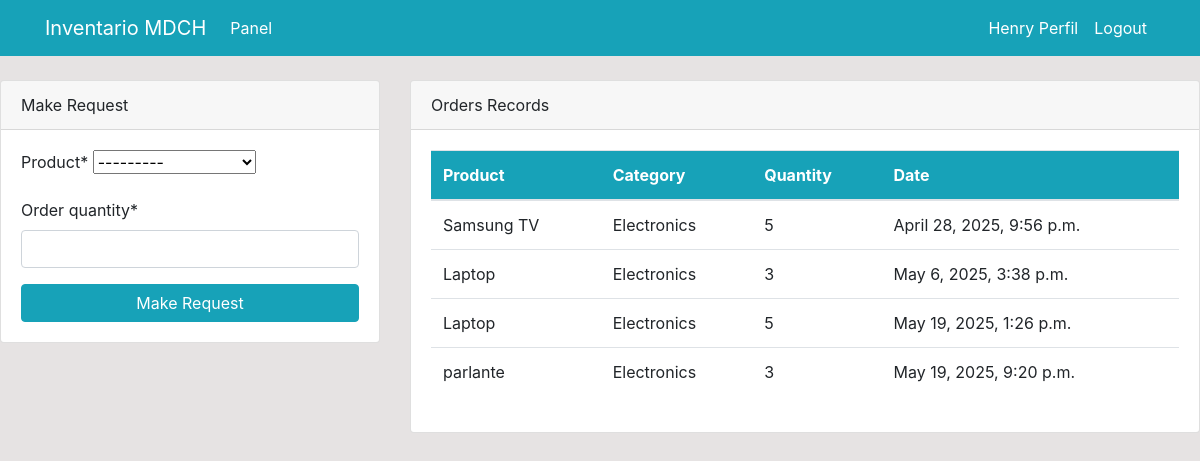
The app's page / (signed in), older data.
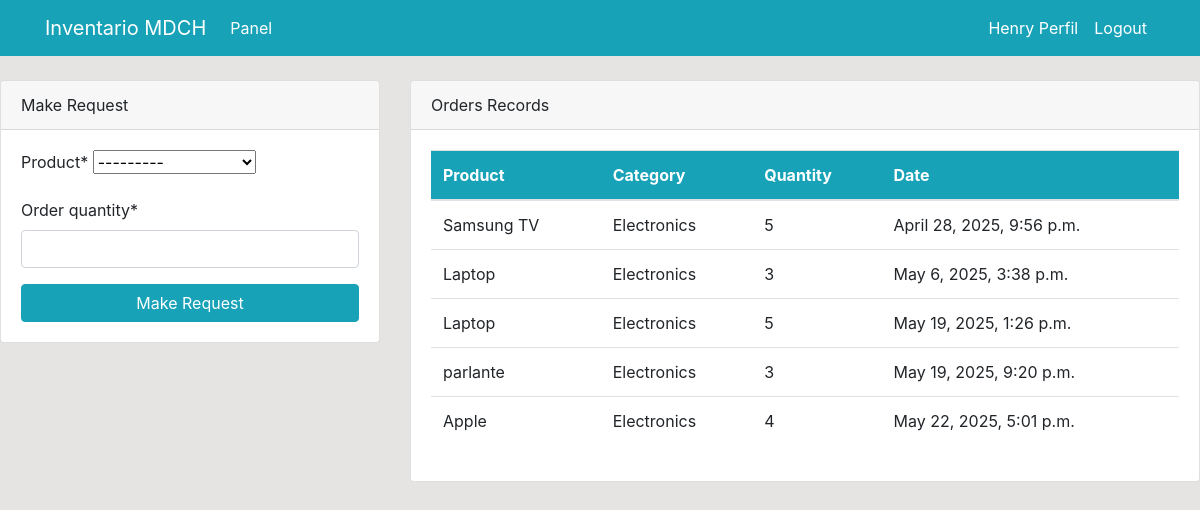
The same page, newer data.
### dashboard/models.py (models this page shows, shortened)
class Order(models.Model):
    product=models.ForeignKey(Product, on_delete=models.CASCADE, null=True)
    staff=models.ForeignKey(User, models.CASCADE, null=True, blank=True)
    order_quantity=models.PositiveIntegerField(null=True)
    date=models.DateTimeField(auto_now_add=True)
    STATUS_CHOICES = [
        ('pendiente', 'Pendiente'),
        ('aceptada', 'Aceptada'),
        ('denegada', 'Denegada'),
    ]
    status = models.CharField(
        max_length=10,
        choices=STATUS_CHOICES,
        default='pendiente'
    )
    class   Meta:
        verbose_name_plural= 'Order'

class Product(models.Model):
    name= models.CharField(max_length=100, null=True)
    category=models.CharField(max_length=30, choices=CATEGORY, null=True)
    quantity=models.PositiveIntegerField (null=True)
    class   Meta:
        verbose_name_plural= 'Product'
    def __str__(self):
        return f'{self.name}-{self.quantity}'

### dashboard/views.py (the view)
# urls.py: path('', views.index, name='dashboard-index'),
@login_required
def index(request):
    orders=Order.objects.all()
    products=Product.objects.all()
    orders_count=orders.count()
    product_count=products.count()
    workers_count=User.objects.all().count()
    if request.method == 'POST':
        form=OrderForm (request.POST)
        if form.is_valid():
            instance = form.save(commit=False)
            instance.staff = request.user
            instance.save()
            return redirect('dashboard-index')
    else:
        form=OrderForm ()
    context={
        'orders':orders,
        'form':form,
        'products':products,
        'product_count':product_count,
        'workers_count':workers_count,
        'orders_count':orders_count,
    }
    return render (request, 'dashboard/index.html', context)

### dashboard/forms.py
class OrderForm(forms.ModelForm):
    class Meta:
        model = Order
        fields = ['product','order_quantity']

### templates/dashboard/index.html (shortened to what the changed rows need)
{% extends 'partials/base.html'%}
{% block content%}
{%if user.is_authenticated and user.is_staff and user.is_superuser%}
{% include 'partials/topnav.html'%}
    <div class="container">
        <div class="row my-5">
            <div class="col-md-6">
                <div class="bg-white">
                    <canvas id="myChart1" width="400" height="300"></canvas>
                    <script>
                        var ctx = document.getElementById('myChart1').getContext('2d');
                        var myChart1 = new Chart(ctx, {
                            type: 'pie',
                            data: {
                                labels: [{% for order in orders %} '{{ order.product.name }}', {% endfor %}],
                                datasets: [{
                                    label: 'Orders',
                                    data: [{% for order in orders %} {{ order.order_quantity }}, {% endfor %}],
                                    backgroundColor: [
                                        'rgba(255, 99, 132, 1)', 'rgba(54, 162, 235, 1)', 'rgba(255, 206, 86, 1)',
                                        'rgba(75, 192, 192, 1)', 'rgba(153, 102, 255, 1)', 'rgba(25, 159, 64, 1)',
                                        'rgba(211, 99, 12, 1)', 'rgba(234, 16, 235, 1)', 'rgba(255, 206, 86, 1)',
                                        'rgba(34, 142, 192, 1)', 'rgba(153, 102, 255, 1)', 'rgba(255, 159, 64, 1)',
                                    ],
                                    borderColor: [
                                        'rgba(255, 99, 132, 1)', 'rgba(54, 162, 235, 1)', 'rgba(255, 206, 86, 1)',
                                        'rgba(75, 192, 192, 1)', 'rgba(153, 102, 255, 1)', 'rgba(255, 159, 64, 1)',
                                        'rgba(25, 159, 64, 1)', 'rgba(211, 99, 12, 1)', 'rgba(234, 16, 235, 1)',
                                        'rgba(255, 206, 86, 1)', 'rgba(34, 142, 192, 1)', 'rgba(153, 102, 255, 1)',
                                        'rgba(255, 159, 64, 1)',
                                    ],
                                    borderWidth: 1
                                }]
                            },
                            options: {
                                scales: {
                                    yAxes: [{
                                        ticks: {
                                            beginAtZero: true
                                        }
                                    }]
                                }
                            }
                        });
                    </script>
                </div>
            </div>
            <div class="col-md-6">
                <div class="bg-white">
                    <canvas id="myChart" width="400" height="300"></canvas>
                    <script>
                        var ctx = document.getElementById('myChart').getContext('2d');
                        var myChart = new Chart(ctx, {
                            type: 'bar',
                            data: {
                                labels: [{% for product in products %} '{{ product.name }}', {% endfor %}],
                                datasets: [{
                                    label: 'Products',
                                    data: [{% for product in products %} {{ product.quantity }}, {% endfor %}],
                                    backgroundColor: [
                                        'rgba(75, 192, 192, 1)', 'rgba(153, 102, 255, 1)', 'rgba(25, 159, 64, 1)',
                                        'rgba(211, 99, 12, 1)', 'rgba(234, 16, 235, 1)', 'rgba(255, 206, 86, 1)',
                                        'rgba(34, 142, 192, 1)', 'rgba(153, 102, 255, 1)', 'rgba(255, 159, 64, 1)',
                                        'rgba(255, 99, 132, 1)', 'rgba(54, 162, 235, 1)', 'rgba(255, 206, 86, 1)',
                                        'rgba(75, 192, 192, 1)', 'rgba(153, 102, 255, 1)', 'rgba(255, 159, 64, 1)',
                                    ],
                                        borderColor: [
                                            'rgba(75, 192, 192, 1)', 'rgba(153, 102, 255, 1)', 'rgba(25, 159, 64, 1)',
                                            'rgba(211, 99, 12, 1)', 'rgba(234, 16, 235, 1)', 'rgba(255, 206, 86, 1)',
                                            'rgba(34, 142, 192, 1)', 'rgba(153, 102, 255, 1)', 'rgba(255, 159, 64, 1)',
                                            'rgba(255, 99, 132, 1)', 'rgba(54, 162, 235, 1)', 'rgba(255, 206, 86, 1)',
                                            'rgba(75, 192, 192, 1)', 'rgba(153, 102, 255, 1)', 'rgba(255, 159, 64, 1)'
                                        ],
                                    borderWidth: 1
                                }]
                            },
                            options: {
                                scales: {
                                    yAxes: [{
                                        ticks: {
                                            beginAtZero: true
                                        }
                                    }]
                                }
                            }
                        });
                    </script>
                </div>
            </div>
        </div>
    </div>
{% else %}
{% include 'dashboard/staff_index.html' %}
{% endif%}
{% endblock %}

### templates/dashboard/staff_index.html (shortened to what this page needs)
{% load crispy_forms_tags %}
<div class="conteinere">
    <div>
        <div class="row mt-4">
            <div class="col-md-4">
                <div class="card">
                    <div class="card-header">
                        Make Request
                    </div>
                    <div class="card-body">
                        <form method="POST">
                            {{ form|crispy }}
                            <input class="btn btn-info btn-block" type="submit" value="Make Request">
                        </form>
                    </div>
                </div>
            </div>
            <div class="col-md-8">
                <div class="card">
                    <div class="card-header">
                        Orders Records
                    </div>
                    <div class="card-body">
                        <table class="table bg-white">
                            <thead class="bg-info text-white">
                                <tr>
                                    <th scope="col">Product</th>
                                    <th scope="col">Category</th>
                                    <th scope="col">Quantity</th>
                                    <th scope="col">Date</th>
                                </tr>
                            </thead>
                            <tbody>
                                {%for order in orders %}
                                {%if order.staff == request.user%}
                                <tr>
                                    <td>{{order.product.name}}</td>
                                    <td>{{order.product.category}}</td>
                                    <td>{{order.order_quantity}}</td>
                                    <td>{{order.date}}</td>
                                </tr>
                                {% endif %}
                                {% endfor %}
                            </tbody>
                        </table>
                    </div>
                </div>
            </div>
        </div>
    </div>
</div>

Row changes from the older to the newer data that the page shows:
added Order: product.name "Apple", product.category "Electronics", order_quantity "4", date "May 22, 2025, 5:01 p.m."
